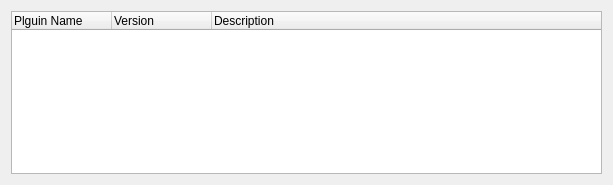
<?xml version="1.0" encoding="UTF-8"?>
<ui version="4.0">
 <class>QompOptionsPlugins</class>
 <widget class="QWidget" name="QompOptionsPlugins">
  <property name="geometry">
   <rect>
    <x>0</x>
    <y>0</y>
    <width>613</width>
    <height>185</height>
   </rect>
  </property>
  <property name="windowTitle">
   <string>Form</string>
  </property>
  <layout class="QVBoxLayout" name="verticalLayout">
   <item>
    <widget class="QTreeWidget" name="tw_plugins">
     <property name="editTriggers">
      <set>QAbstractItemView::NoEditTriggers</set>
     </property>
     <property name="dragEnabled">
      <bool>true</bool>
     </property>
     <property name="dragDropOverwriteMode">
      <bool>false</bool>
     </property>
     <property name="dragDropMode">
      <enum>QAbstractItemView::InternalMove</enum>
     </property>
     <property name="defaultDropAction">
      <enum>Qt::MoveAction</enum>
     </property>
     <property name="rootIsDecorated">
      <bool>false</bool>
     </property>
     <property name="itemsExpandable">
      <bool>false</bool>
     </property>
     <property name="expandsOnDoubleClick">
      <bool>false</bool>
     </property>
     <property name="columnCount">
      <number>3</number>
     </property>
     <attribute name="headerStretchLastSection">
      <bool>true</bool>
     </attribute>
     <column>
      <property name="text">
       <string>Plguin Name</string>
      </property>
     </column>
     <column>
      <property name="text">
       <string>Version</string>
      </property>
     </column>
     <column>
      <property name="text">
       <string>Description</string>
      </property>
     </column>
    </widget>
   </item>
  </layout>
 </widget>
 <resources/>
 <connections/>
</ui>
